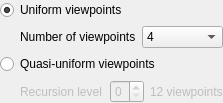
<?xml version="1.0" encoding="UTF-8"?>
<ui version="4.0">
 <class>QViewpointDistributionWidgetBase</class>
 <widget class="QWidget" name="QViewpointDistributionWidgetBase">
  <property name="geometry">
   <rect>
    <x>0</x>
    <y>0</y>
    <width>223</width>
    <height>103</height>
   </rect>
  </property>
  <layout class="QVBoxLayout" name="verticalLayout">
   <property name="margin">
    <number>0</number>
   </property>
   <item>
    <widget class="QRadioButton" name="m_uniformRadioButton">
     <property name="text">
      <string>Uniform viewpoints</string>
     </property>
     <property name="checked">
      <bool>true</bool>
     </property>
    </widget>
   </item>
   <item>
    <layout class="QHBoxLayout" name="horizontalLayout">
     <property name="leftMargin">
      <number>20</number>
     </property>
     <item>
      <widget class="QLabel" name="m_uniformNumberOfViewpointsLabel">
       <property name="text">
        <string>Number of viewpoints</string>
       </property>
      </widget>
     </item>
     <item>
      <widget class="QComboBox" name="m_uniformNumberOfViewpointsComboBox">
       <item>
        <property name="text">
         <string>4</string>
        </property>
       </item>
       <item>
        <property name="text">
         <string>6</string>
        </property>
       </item>
       <item>
        <property name="text">
         <string>8</string>
        </property>
       </item>
       <item>
        <property name="text">
         <string>12</string>
        </property>
       </item>
       <item>
        <property name="text">
         <string>20</string>
        </property>
       </item>
      </widget>
     </item>
    </layout>
   </item>
   <item>
    <widget class="QRadioButton" name="m_quasiUniformRadioButton">
     <property name="text">
      <string>Quasi-uniform viewpoints</string>
     </property>
    </widget>
   </item>
   <item>
    <layout class="QHBoxLayout" name="horizontalLayout_3">
     <property name="leftMargin">
      <number>20</number>
     </property>
     <item>
      <widget class="QLabel" name="m_quasiUniformRecursionLevelLabel">
       <property name="enabled">
        <bool>false</bool>
       </property>
       <property name="text">
        <string>Recursion level</string>
       </property>
      </widget>
     </item>
     <item>
      <layout class="QHBoxLayout" name="horizontalLayout_2">
       <item>
        <widget class="QSpinBox" name="m_quasiUniformRecursionLevelSpinBox">
         <property name="enabled">
          <bool>false</bool>
         </property>
         <property name="maximum">
          <number>3</number>
         </property>
        </widget>
       </item>
       <item>
        <widget class="QLabel" name="m_quasiUniformNumberOfViewpointsLabel">
         <property name="enabled">
          <bool>false</bool>
         </property>
         <property name="text">
          <string>12 viewpoints</string>
         </property>
        </widget>
       </item>
      </layout>
     </item>
    </layout>
   </item>
  </layout>
 </widget>
 <resources/>
 <connections/>
</ui>
